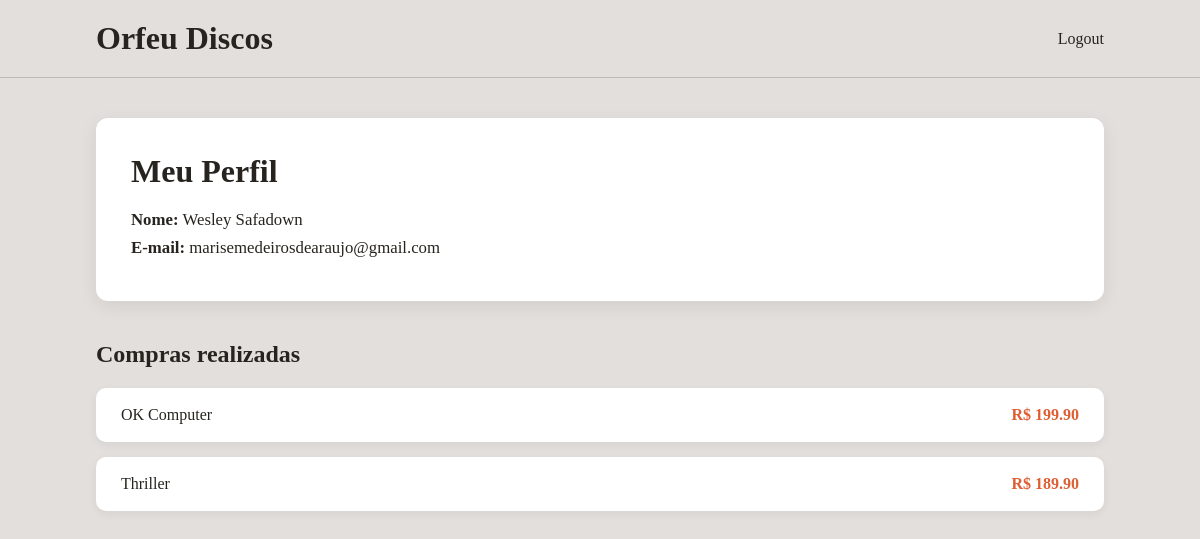
Page /perfil (signed in) on the earlier database version.
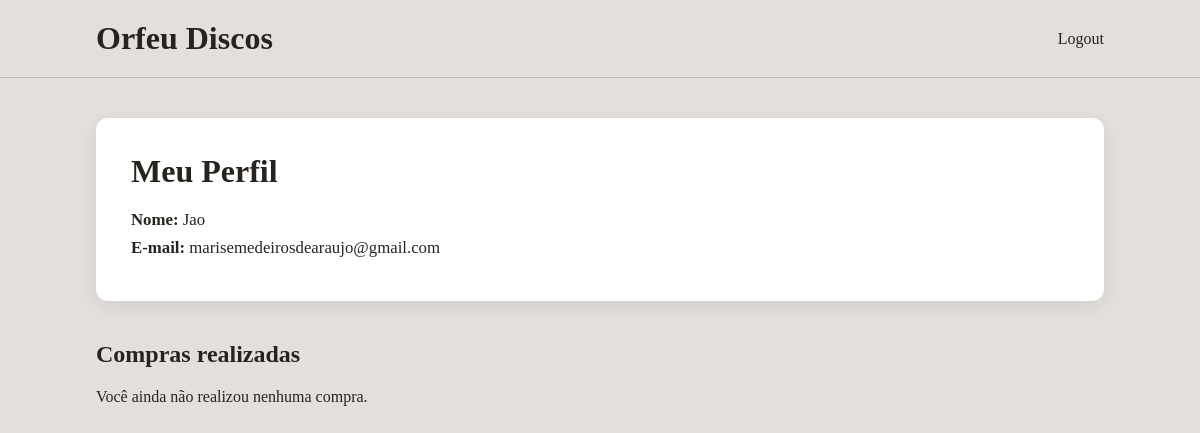
Same page on the later database version.
### models/user.py (models this page shows)
class Usuario(UserMixin,db.Model):
    __tablename__ = "usuarios"
    id = db.Column(db.Integer, primary_key=True, autoincrement=True)
    nome = db.Column(db.String(50), nullable=False)
    email = db.Column(db.String(50), nullable=False, unique=True)
    senha = db.Column(db.String(255), nullable=False)

### models/pedido.py (models this page shows)
class Pedido(db.Model):
    __tablename__ = "pedidos"
    id = db.Column(db.Integer, primary_key=True, autoincrement=True)
    usuario_id = db.Column(
        db.Integer,
        db.ForeignKey("usuarios.id"),
        nullable=False
    )
    disco_id = db.Column(
        db.Integer,
        db.ForeignKey("discos.id"),
        nullable=False
    )
    quantidade = db.Column(db.Integer, nullable=False, default=1)
    usuario = db.relationship("Usuario", backref="pedidos")
    disco = db.relationship("Disco")

### models/disk.py (models this page shows)
class Disco(db.Model):
    __tablename__ = "discos"
    id = db.Column(db.Integer, primary_key=True, autoincrement=True)
    nome = db.Column(db.String(50), nullable=False)
    preco = db.Column(db.Numeric(10,2), nullable=False)
    descricao = db.Column(db.String(200), nullable=False)
    imagem = db.Column(db.String(100), nullable=False)

### app.py (the view)
@app.route("/perfil")
@login_required
def perfil():
    pedidos = Pedido.query.filter_by(
        usuario_id=current_user.id
    ).all()
    return render_template(
        "perfil.html",
        usuario=current_user,
        pedidos=pedidos
    )

### app.py (called while the page is built)
@login_manager.user_loader
def load_user(user_id):
    return Usuario.query.get(int(user_id))

### Templates/perfil.html
{% extends "base.html" %}
{% block css %}
<link rel="stylesheet" href="{{ url_for('static', filename='css/perfil.css') }}">
{% endblock %}
{% block content %}
<div class="perfil">
    <h1>Meu Perfil</h1>
    <p><strong>Nome:</strong> {{ usuario.nome }}</p>
    <p><strong>E-mail:</strong> {{ usuario.email }}</p>
</div>
<div class="compras">
    <h2>Compras realizadas</h2>
    {% if pedidos %}
        {% for pedido in pedidos %}
        <div class="compra">
            <span>{{ pedido.disco.nome }}</span>
            <span>R$ {{ pedido.disco.preco }}</span>
        </div>
        {% endfor %}
    {% else %}
        <p>Você ainda não realizou nenhuma compra.</p>
    {% endif %}
</div>
{% endblock %}

### Templates/base.html (shortened to what this page needs)
<!DOCTYPE html>
<html lang="pt-br">
<head>
    <link rel="stylesheet" href="{{ url_for('static', filename='css/style.css') }}">
    {% block css %}{% endblock %}
</head>
<body>
    <header>
        <h1>
    {% if current_user.is_authenticated %}
        <a href="{{ url_for('discos') }}">Orfeu Discos</a>
    {% else %}
        <a href="{{ url_for('index') }}">Orfeu Discos</a>
    {% endif %}
</h1>
<nav>
    {% if current_user.is_authenticated %}
        <a href="{{ url_for('logout') }}">
            <p class="cabecinha">Logout</p>
        </a>
    {% else %}
        <a href="{{ url_for('login') }}">
            <p class="cabecinha">Entrar</p>
        </a>
    {% endif %}
</nav>
    </header>
    <hr>
    <main>
        {% block content %}{% endblock %}
    </main>
</body>
</html>

### static/css/style.css (style rules this page uses)
:root { --preto: #27241F; --bege: #E3DFDC; --laranja: #DF5D32; }
* { margin: 0; padding: 0; box-sizing: border-box; }
body { background: var(--bege); color: var(--preto); font-family: "Neue Montreal"; }
header { max-width: 1200px; margin: 0 auto; display: flex; justify-content: space-between; align-items: center; padding: 20px 8%; }
header h1 { font-size: 2rem; font-weight: 700; }
nav { display: flex; gap: 30px; }
.cabecinha { cursor: pointer; transition: border-bottom 0.5s ease }
hr { border: none; border-top: 1px solid rgba(39,36,31,.2); }
main { max-width: 1200px; margin: 0 auto; display: flex; align-items: center; justify-content: center; gap: 60px; padding: 40px 8%; }
a { color: inherit; text-decoration: none; outline: none; }

### static/css/perfil.css (style rules this page uses)
main { display: block; }
.perfil { background: white; border-radius: 12px; padding: 35px; box-shadow: 0 5px 18px rgba(0,0,0,.08); margin-bottom: 40px; }
.perfil h1 { margin-bottom: 20px; }
.perfil p { margin: 8px 0; font-size: 1.05rem; }
.compras h2 { margin-bottom: 20px; }

Differences in the rows shown:
removed Pedido: disco.nome "OK Computer", disco.preco "199.90"
removed Pedido: disco.nome "Thriller", disco.preco "189.90"
changed Usuario "marisemedeirosdearaujo@gmail.com": nome "Wesley Safadown" → "Jao"
Other differences:
text now shown: "Você ainda não realizou nenhuma compra."
